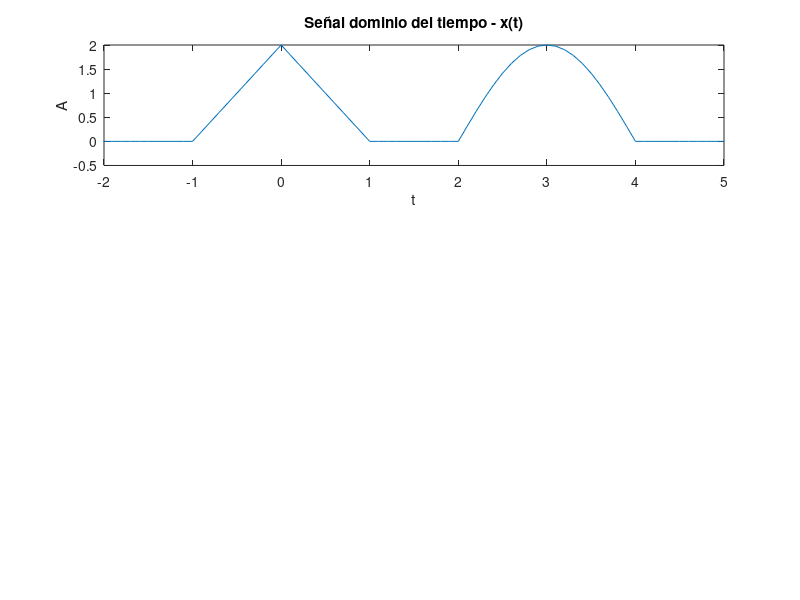

This figure's MATLAB source: (Note: this script raises an error after producing the figure.)
clc
close all
clear all

df=0.01;
fs=10;
ts=1/fs;
t=[-5:ts:5];
x1=zeros(size(t));
x1(41:51)=t(41:51)+1;
x1(52:61)=-t(52:61)+1;
x1(71:81)=-sin((pi/2).*t(71:81));
x1(82:91)=-sin((pi/2).*t(82:91));
x1=2*x1;
figure
subplot(3,1,1)
plot(t,x1)
xlim([-2 5])
title("Señal dominio del tiempo - x(t)")
xlabel("t")
ylabel("A")

[X1,x11,df1]=Fftseq(x1,ts,df);
X11=X1/fs;
h_t=[0:df1:df1*(length(x11)-1)]-fs/2;
subplot(3,1,2)
plot(h_t,fftshift(abs(X11)))
xlim([-2 2])
title("Espectro de magnitud la señal x(t)")
xlabel("\omega")
ylabel("|X(\omega)|")
subplot(3,1,3)
plot(h_t(500:525),fftshift(angle(X11(500:525))))
title("Espectro de fase de la señal x(t)")
xlabel("\omega")
ylabel("\theta")

sgtitle("Mario A. Gallardo Cervantes")
 
% parte B
% obtener la señal de salida y(t) si la señal de entrada es x(t) y se le aplica un filtro con respuestal al impulso h(t)

h_t = ((0<=t)&(t<1)).*(t)+((1<=t)&(t<=2)).*1;
y = filter(h_t, 1, x1);

% figure
% Visualizar la respuesta en frecuencia del filtro
% freqz(x1, 1);
 
figure
plot(t,y)
xlim([0 5])
title("Señal x(t) filtrada con h(t)")
